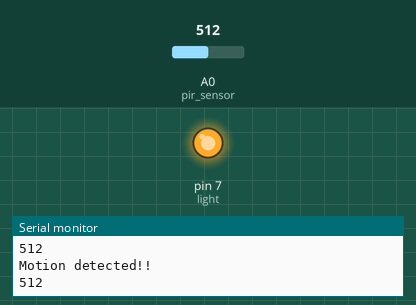
Bench run of a sketch on a simulated Arduino Uno, built with avr-gcc and run on an emulated ATmega328P. On the bench: output pins drawn as LEDs (lit = HIGH), the last lines printed to the serial monitor. Inputs (shaded band) come from the test bench; at power-on: A0 (pir_sensor) = 512.

Above: at 1.2 s.
1.3 s: A0 (pir_sensor) set to 0
At 1.6 s:
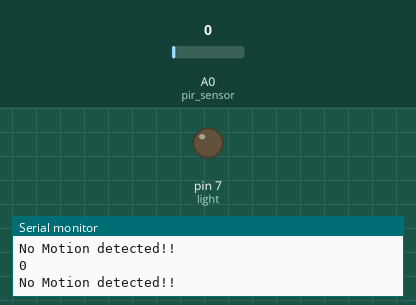
2.8 s: A0 (pir_sensor) set to 122
At 4.2 s:
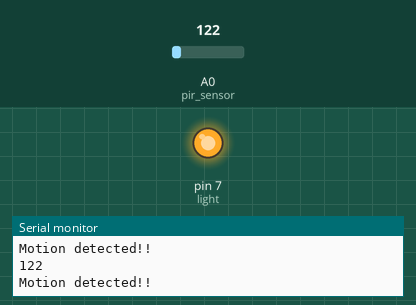
Timing chart, 0 to 5.8 s (numbered marks = the images above; inputs shaded):
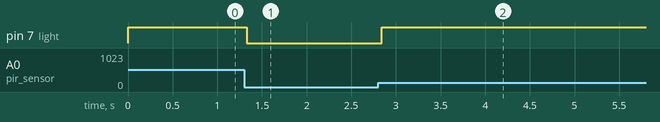

The sketch:

motion_sensor_demo.ino
```cpp
// C++ code
//

int pir_sensor = A0;
int light = 7;

void setup()
{
  pinMode(pir_sensor, INPUT);
  pinMode(light, OUTPUT);
  Serial.begin(9600);
}

void loop()
{

  Serial.println(analogRead(pir_sensor));
  if (analogRead(pir_sensor)> 0){

    Serial.println("Motion detected!!");
    digitalWrite(light,HIGH);


  }
  else{
    Serial.println("No Motion detected!!");
  	digitalWrite(light,LOW);

  }


}
```

Measured:
- after the input at 1.3 s, pin 7 (light): HIGH → LOW at once
- after the input at 2.8 s, pin 7 (light): LOW → HIGH at once
